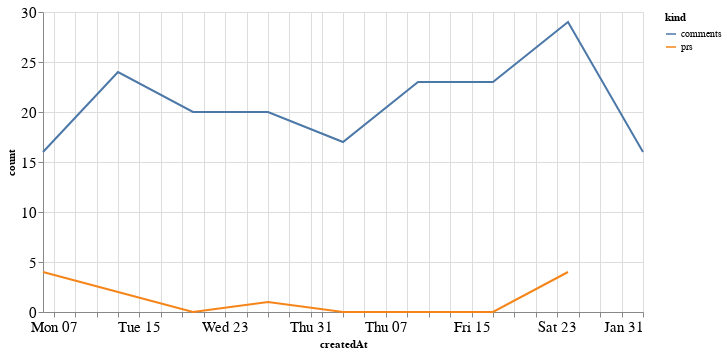

Source (notebook cell):
### Code cell
alt.Chart(total_time, width=600).mark_line().encode(
    x='createdAt',
    y='count',
    color='kind'
)

### Figure 1 — Vega-Lite specification as saved in the notebook (floating-point values rounded to 4 significant figures)
{"config": {"axisLeft": {"labelFontSize": 15}, "axisBottom": {"labelFontSize": 15}}, "data": {"name": "data-338dd40a47e0fd76200bed395dabc632"}, "mark": "line", "encoding": {"color": {"type": "nominal", "field": "kind"}, "x": {"type": "temporal", "field": "createdAt"}, "y": {"type": "quantitative", "field": "count"}}, "width": 600, "$schema": "https://vega.github.io/schema/vega-lite/v4.8.1.json", "datasets": {"data-338dd40a47e0fd76200bed395dabc632": [{"createdAt": "2020-12-06T00:00:00", "kind": "prs", "count": 4.0}, {"createdAt": "2020-12-13T00:00:00", "kind": "prs", "count": 2.0}, {"createdAt": "2020-12-20T00:00:00", "kind": "prs", "count": 0.0}, {"createdAt": "2020-12-27T00:00:00", "kind": "prs", "count": 1.0}, {"createdAt": "2021-01-03T00:00:00", "kind": "prs", "count": 0.0}, {"createdAt": "2021-01-10T00:00:00", "kind": "prs", "count": 0.0}, {"createdAt": "2021-01-17T00:00:00", "kind": "prs", "count": 0.0}, {"createdAt": "2021-01-24T00:00:00", "kind": "prs", "count": 4.0}, {"createdAt": "2021-01-31T00:00:00", "kind": "prs", "count": null}, {"createdAt": "2020-12-06T00:00:00", "kind": "comments", "count": 16.0}, {"createdAt": "2020-12-13T00:00:00", "kind": "comments", "count": 24.0}, {"createdAt": "2020-12-20T00:00:00", "kind": "comments", "count": 20.0}, {"createdAt": "2020-12-27T00:00:00", "kind": "comments", "count": 20.0}, {"createdAt": "2021-01-03T00:00:00", "kind": "comments", "count": 17.0}, {"createdAt": "2021-01-10T00:00:00", "kind": "comments", "count": 23.0}, {"createdAt": "2021-01-17T00:00:00", "kind": "comments", "count": 23.0}, {"createdAt": "2021-01-24T00:00:00", "kind": "comments", "count": 29.0}, {"createdAt": "2021-01-31T00:00:00", "kind": "comments", "count": 16.0}]}}
